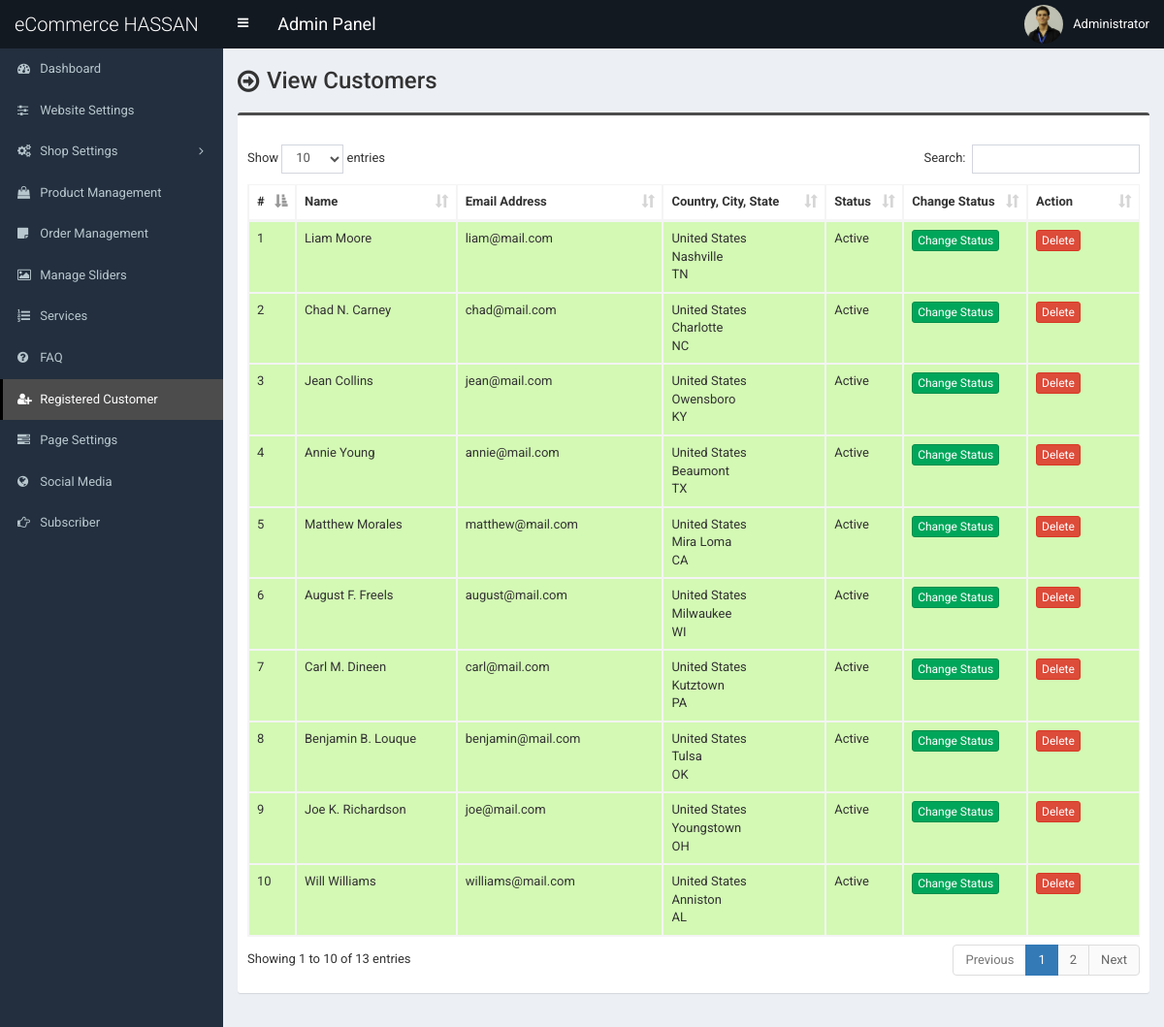
Screenshot of /admin/customer.php (signed in) with the database file from the repository.
### tables this page shows
CREATE TABLE `tbl_customer` (
  `cust_id` int(11) NOT NULL,
  `cust_name` varchar(100) NOT NULL,
  `cust_cname` varchar(100) NOT NULL,
  `cust_email` varchar(100) NOT NULL,
  `cust_phone` varchar(50) NOT NULL,
  `cust_country` int(11) NOT NULL,
  `cust_address` text NOT NULL,
  `cust_city` varchar(100) NOT NULL,
  `cust_state` varchar(100) NOT NULL,
  `cust_zip` varchar(30) NOT NULL,
  `cust_b_name` varchar(100) NOT NULL,
  `cust_b_cname` varchar(100) NOT NULL,
  `cust_b_phone` varchar(50) NOT NULL,
  `cust_b_country` int(11) NOT NULL,
  `cust_b_address` text NOT NULL,
  `cust_b_city` varchar(100) NOT NULL,
  `cust_b_state` varchar(100) NOT NULL,
  `cust_b_zip` varchar(30) NOT NULL,
  `cust_s_name` varchar(100) NOT NULL,
  `cust_s_cname` varchar(100) NOT NULL,
  `cust_s_phone` varchar(50) NOT NULL,
  `cust_s_country` int(11) NOT NULL,
  `cust_s_address` text NOT NULL,
  `cust_s_city` varchar(100) NOT NULL,
  `cust_s_state` varchar(100) NOT NULL,
  `cust_s_zip` varchar(30) NOT NULL,
  `cust_password` varchar(100) NOT NULL,
  `cust_token` varchar(255) NOT NULL,
  `cust_datetime` varchar(100) NOT NULL,
  `cust_timestamp` varchar(100) NOT NULL,
  `cust_status` int(1) NOT NULL
);

CREATE TABLE `tbl_country` (
  `country_id` int(11) NOT NULL,
  `country_name` varchar(100) NOT NULL DEFAULT ''
);

### admin/customer.php (the view, shortened to what this page needs)
<?php require_once('header.php'); ?>
<section class="content-header">
	<div class="content-header-left">
		<h1>View Customers</h1>
	</div>
</section>
<section class="content">
	<div class="row">
		<div class="col-md-12">
			<div class="box box-info">
				<div class="box-body table-responsive">
					<table id="example1" class="table table-bordered table-hover table-striped">
						<thead>
							<tr>
								<th width="10">#</th>
								<th width="180">Name</th>
								<th width="150">Email Address</th>
								<th width="180">Country, City, State</th>
								<th>Status</th>
								<th width="100">Change Status</th>
								<th width="100">Action</th>
							</tr>
						</thead>
						<tbody>
							<?php
							$i=0;
							$statement = $pdo->prepare("SELECT *
														FROM tbl_customer t1
														JOIN tbl_country t2
														ON t1.cust_country = t2.country_id
													");
							$statement->execute();
							$result = $statement->fetchAll(PDO::FETCH_ASSOC);
							foreach ($result as $row) {
								$i++;
								?>
								<tr class="<?php if($row['cust_status']==1) {echo 'bg-g';}else {echo 'bg-r';} ?>">
									<td><?php echo $i; ?></td>
									<td><?php echo $row['cust_name']; ?></td>
									<td><?php echo $row['cust_email']; ?></td>
									<td>
										<?php echo $row['country_name']; ?><br>
										<?php echo $row['cust_city']; ?><br>
										<?php echo $row['cust_state']; ?>
									</td>
									<td><?php if($row['cust_status']==1) {echo 'Active';} else {echo 'Inactive';} ?></td>
									<td>
										<a href="customer-change-status.php?id=<?php echo $row['cust_id']; ?>" class="btn btn-success btn-xs">Change Status</a>
									</td>
									<td>
										<a href="#" class="btn btn-danger btn-xs" data-href="customer-delete.php?id=<?php echo $row['cust_id']; ?>" data-toggle="modal" data-target="#confirm-delete">Delete</a>
									</td>
								</tr>
								<?php
							}
							?>
						</tbody>
					</table>
				</div>
			</div>
		</div>
	</div>
</section>
<?php require_once('footer.php'); ?>

### admin/style.css (style rules this page uses)
body { font-size: 13px; font-family: "Roboto", sans-serif; }
.content-header > h1, .content-header .content-header-left h1 { font-family: "Roboto", sans-serif; }
.box-info { padding-top: 20px; }
.content-header { overflow: hidden; }
.content-header .content-header-left { float: left; padding-top: 5px; }
.content-header .content-header-left h1 { margin-top: 0; margin-bottom: 0; padding-left: 30px; padding-bottom: 5px; font-size: 24px; position: relative; }
.content-header .content-header-left h1:before { position: absolute; top: 0; left: 0; font-family: "FontAwesome", sans-serif; font-size: 26px; content: "\f18e"; }
.box.box-info { border-top-color: #4c4c4c; }
.bg-g { background: #d3f9b4 !important; }

### rows the page displays
tbl_customer: cust_name "Liam Moore", cust_email "liam@mail.com", tbl_country.country_name "United States", cust_city "Nashville", cust_state "TN", cust_status "Active"
tbl_customer: cust_name "Chad N. Carney", cust_email "chad@mail.com", tbl_country.country_name "United States", cust_city "Charlotte", cust_state "NC", cust_status "Active"
tbl_customer: cust_name "Jean Collins", cust_email "jean@mail.com", tbl_country.country_name "United States", cust_city "Owensboro", cust_state "KY", cust_status "Active"
tbl_customer: cust_name "Annie Young", cust_email "annie@mail.com", tbl_country.country_name "United States", cust_city "Beaumont", cust_state "TX", cust_status "Active"
tbl_customer: cust_name "Matthew Morales", cust_email "matthew@mail.com", tbl_country.country_name "United States", cust_city "Mira Loma", cust_state "CA", cust_status "Active"
tbl_customer: cust_name "August F. Freels", cust_email "august@mail.com", tbl_country.country_name "United States", cust_city "Milwaukee", cust_state "WI", cust_status "Active"
tbl_customer: cust_name "Carl M. Dineen", cust_email "carl@mail.com", tbl_country.country_name "United States", cust_city "Kutztown", cust_state "PA", cust_status "Active"
tbl_customer: cust_name "Benjamin B. Louque", cust_email "benjamin@mail.com", tbl_country.country_name "United States", cust_city "Tulsa", cust_state "OK", cust_status "Active"
tbl_customer: cust_name "Joe K. Richardson", cust_email "joe@mail.com", tbl_country.country_name "United States", cust_city "Youngstown", cust_state "OH", cust_status "Active"
tbl_customer: cust_name "Will Williams", cust_email "williams@mail.com", tbl_country.country_name "United States", cust_city "Anniston", cust_state "AL", cust_status "Active"

### other values shown
$_SESSION['user']['full_name'] "Administrator"
